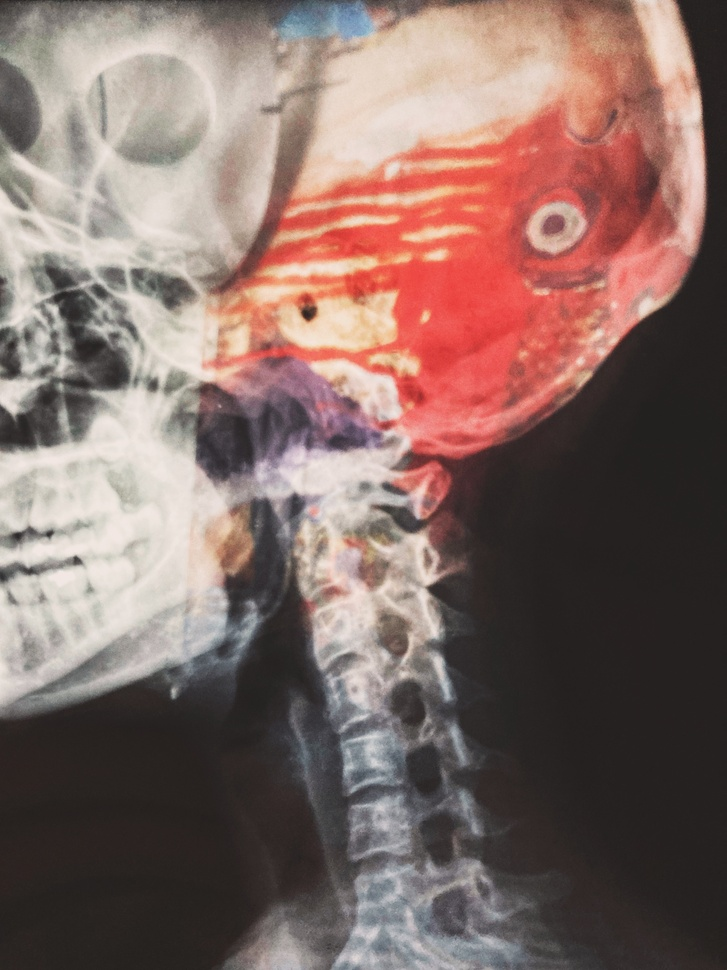
#> input picture xiao-cui-3S2FmTt4HKE-unsplash.jpg, 727 x 970 px, shrunk from 3024 x 4032 before the run, found by its file name
$ python Ch4_Ballan_List_4_3_1_1_Contrast_and_Hist_Enhancement.py
#> lines starting #> are read from the running program, lines starting #| are printed output that depends on the picture
import cv2
import numpy as np
import matplotlib.pyplot as plt

# Load the image
image = cv2.imread('/Users/meltemballan/Documents/Image_Processing/CH4_Ballan/xiao-cui-3S2FmTt4HKE-unsplash.jpg', cv2.IMREAD_GRAYSCALE)
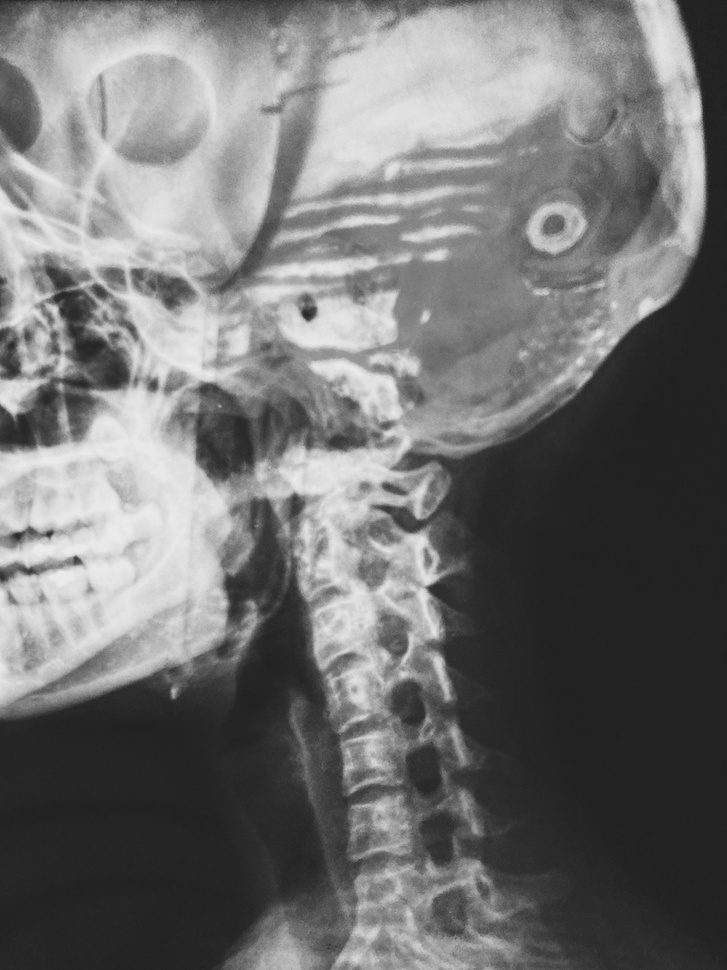
#> image: shape (970, 727); min 30, max 236, mean 114.3

# Apply histogram equalization
image_eq = cv2.equalizeHist(image)
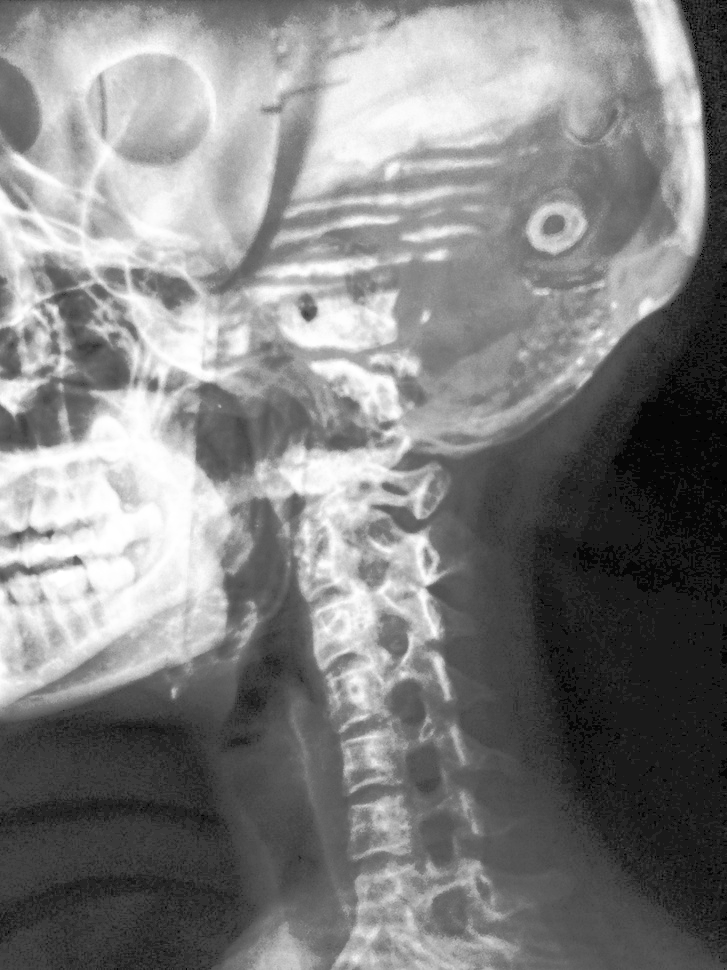
#> image_eq: shape (970, 727); min 0, max 255, mean 129.5

# Apply contrast stretching
image_stretch = cv2.normalize(image, None, alpha=0, beta=255, norm_type=cv2.NORM_MINMAX)
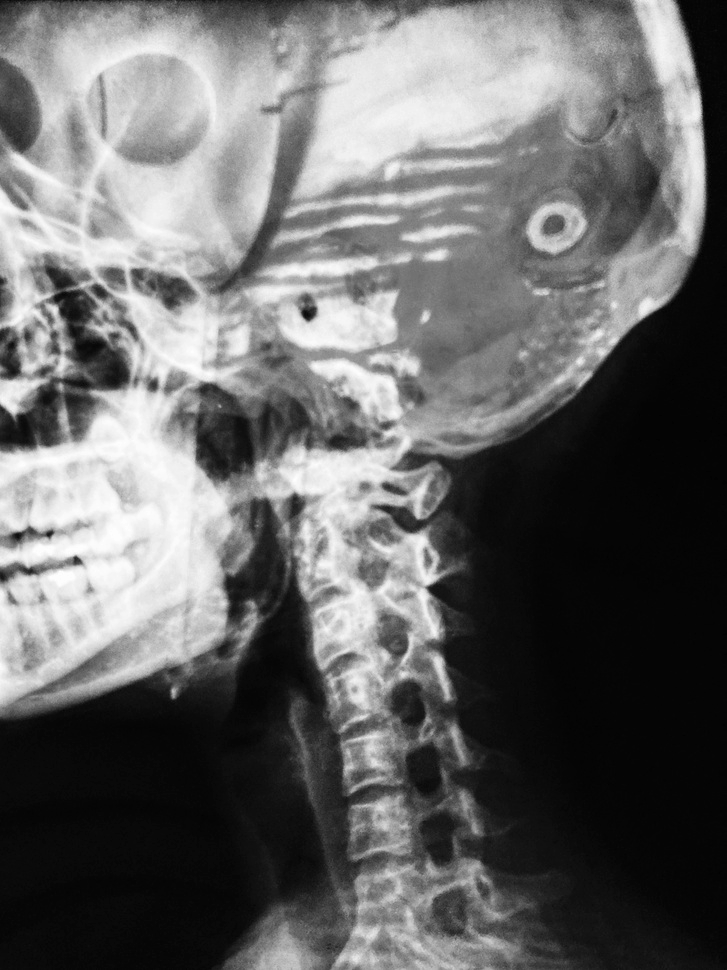
#> image_stretch: shape (970, 727); min 0, max 255, mean 104.3

# Display the original, equalized, and stretched images
plt.figure(figsize=(15, 5))
plt.subplot(1, 3, 1)
plt.imshow(image, cmap='gray')
plt.title('Original')
plt.subplot(1, 3, 2)
plt.imshow(image_eq, cmap='gray')
plt.title('Histogram Equalization')
plt.subplot(1, 3, 3)
plt.imshow(image_stretch, cmap='gray')
plt.title('Contrast Stretching')
plt.show()
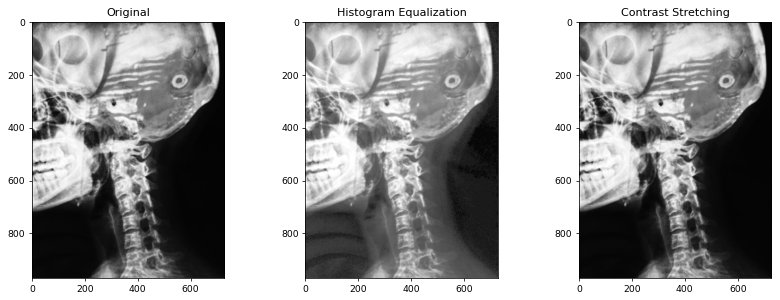
#> figure drawn by matplotlib, 3 panels

$ run again, with bundo-kim-S-TcfjrYVKo-unsplash.jpg copied over xiao-cui-3S2FmTt4HKE-unsplash.jpg
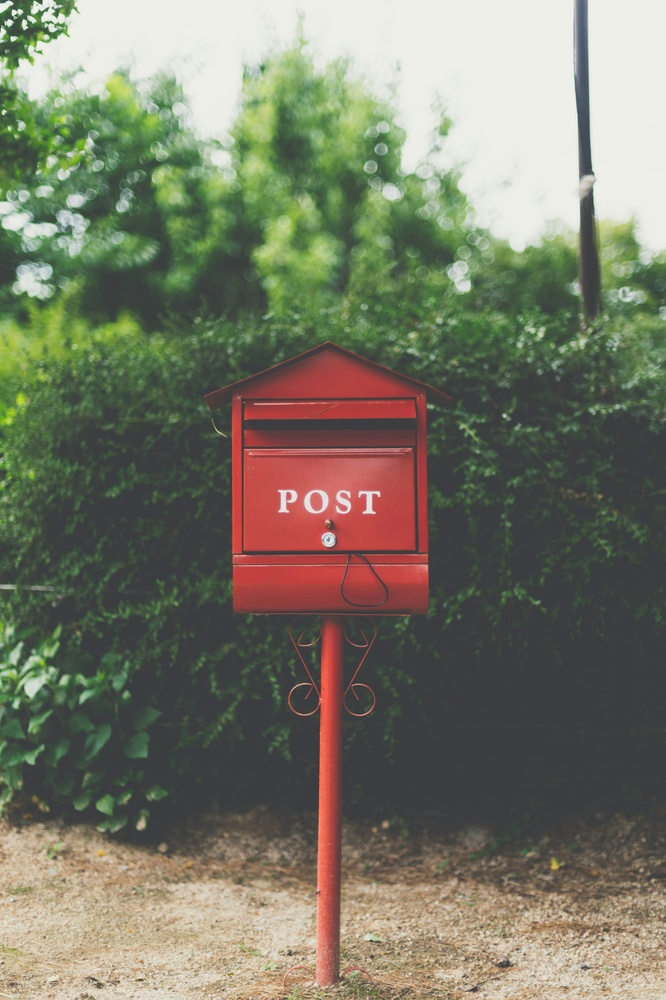
#> input picture bundo-kim-S-TcfjrYVKo-unsplash.jpg, 666 x 1000 px, shrunk from 3219 x 4836 before the run, found by its file name
#> `image_stretch = cv2.normalize(image, None, alpha=0, beta=255, norm_typ..`:
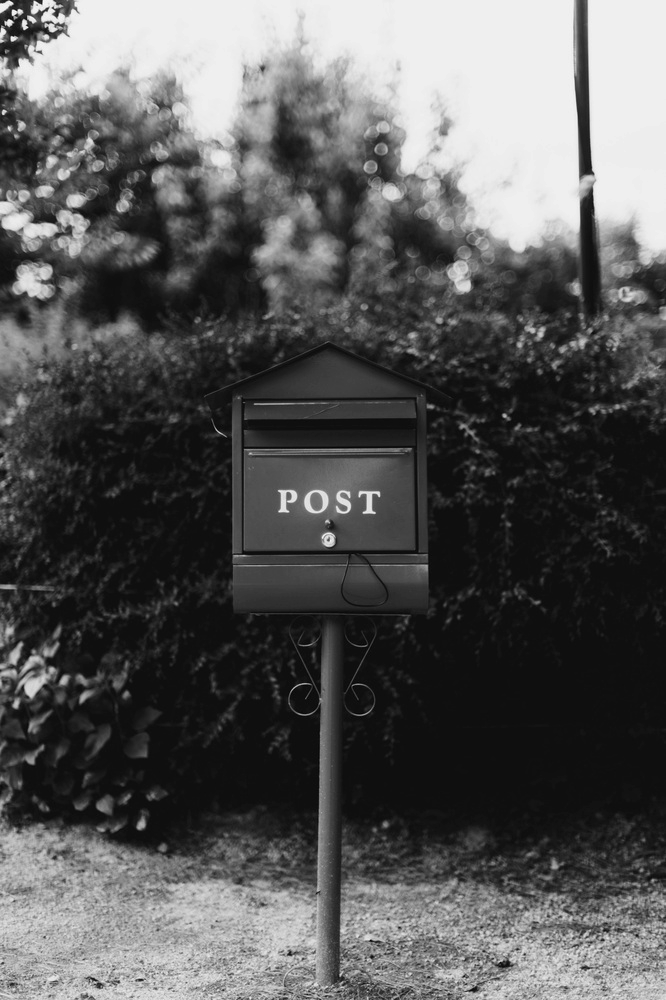
#> image_stretch: shape (1000, 666); min 0, max 255, mean 87.9
#> `plt.show()`:
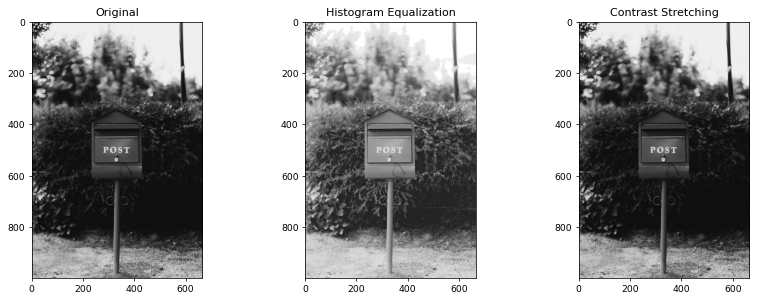
#> figure drawn by matplotlib, 3 panels
